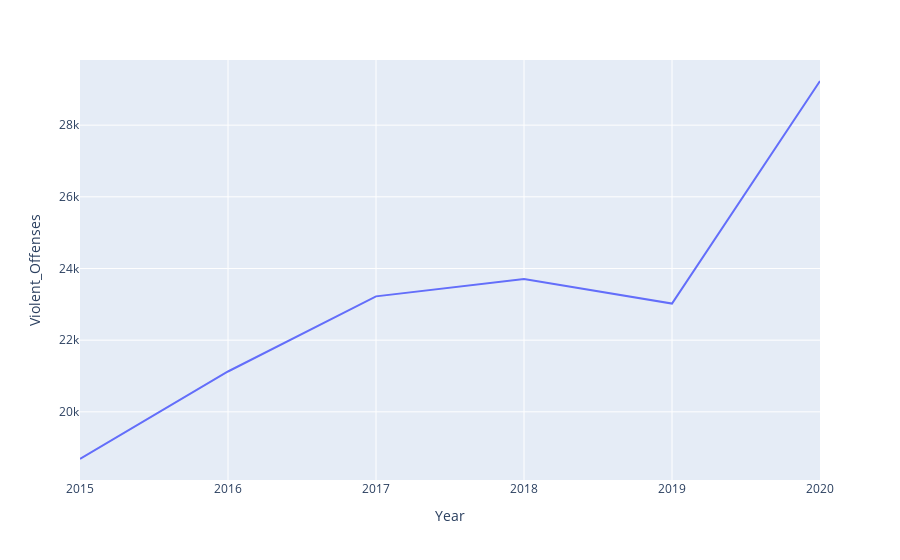

This figure's notebook cell:
### Code cell
# Violent crimes harris county over 5 years
fig = px.line(harris_county_df, x="Year" , y="Violent_Offenses")
fig.show()

### Figure 1 — Plotly figure (JSON) as saved in the notebook; plotly's stock layout.template omitted (floating-point values rounded to 4 significant figures)
{"data": [{"hovertemplate": "Year=%{x}<br>Violent_Offenses=%{y}<extra></extra>", "legendgroup": "", "line": {"color": "#636efa", "dash": "solid"}, "marker": {"symbol": "circle"}, "mode": "lines", "name": "", "orientation": "v", "showlegend": false, "type": "scatter", "x": [2015, 2016, 2017, 2018, 2019, 2020], "xaxis": "x", "y": [18684, 21126, 23222, 23709, 23021, 29232], "yaxis": "y"}], "layout": {"legend": {"tracegroupgap": 0}, "margin": {"t": 60}, "xaxis": {"anchor": "y", "domain": [0, 1], "title": {"text": "Year"}}, "yaxis": {"anchor": "x", "domain": [0, 1], "title": {"text": "Violent_Offenses"}}}}
